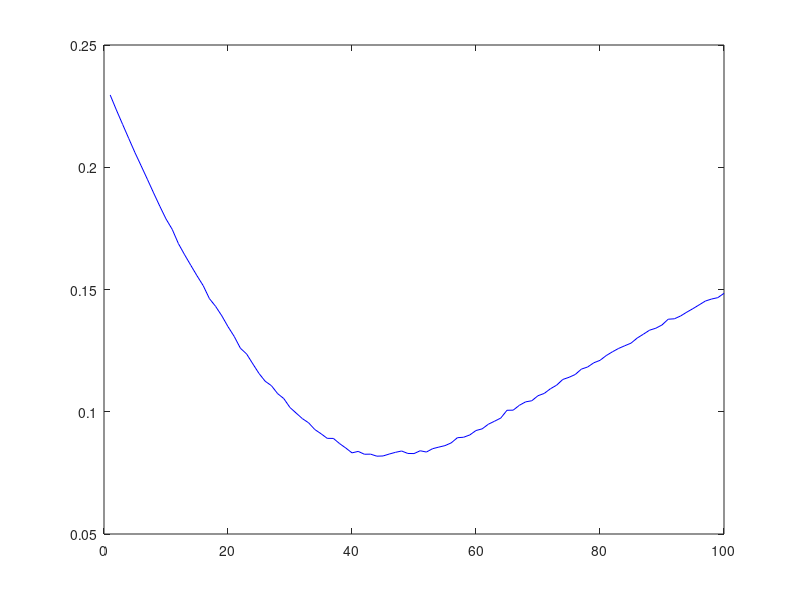

Source code (MATLAB):
clc;clear all;
n2=7;  % no.of terminal states
epi1=100;epi2=100;alpha=0.03;gamma=1; % initialzing values
mct_1=zeros(1,epi1);tdt_1=zeros(1,epi1);
mct_2=zeros(1,epi2);tdt_2=zeros(1,epi2);
trueval=(1:5)/6;  % truth
for l=1:epi1
    for f=1:epi2
mct=0.5*ones(1,n2);tdt=0.5*ones(1,n2);mct(1)=0;mct(end)=0;tdt(1)=0;tdt(end)=0;
for i=1:l
s=4;state=[s];k=rand(1); Rew=0;  % starting from state C
while(1<s && s<7)   % checking for the state index 
    if(k<0.5)       % initilial value for each state 
        s1=s+1;
    else
        s1=s-1;
    end
    if(s1~=7)       % checking for terminal state
        reward=0;else
        reward=1;
    end
    Rew=Rew+reward;  % finding the rewards
    tdt(s)=tdt(s)+alpha*(reward+gamma*(tdt(s1)-tdt(s)));% update value function for TD learning
    state=[state;s1];
    s=s1;
end  
    for j=1:length(state)
        mct(state(j))=mct(state(j))+alpha*(Rew-mct(state(j))); % MC value function calculating all the states
     end
end

mct=mct(2:end-1);
tdt=tdt(2:end-1);


tdt_2(f)=sqrt(mean((tdt-trueval).^2));
mct_2(f)=sqrt(mean((mct-trueval).^2));
    end
tdt_1(l)=mean(tdt_2); % calculating RMS error for TD
mct_1(l)=mean(mct_2); % calculating RMS error for MC
end
plot(mct_1,'b');
hold on
